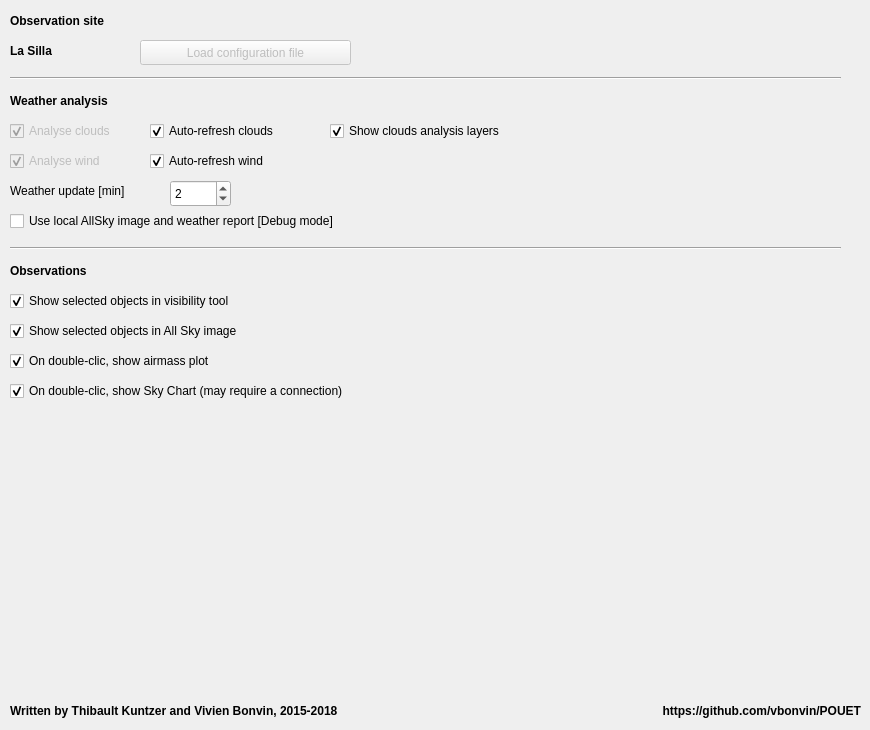
   <widget class="QWidget" name="config">
    <attribute name="title">
     <string>Configuration</string>
    </attribute>
    <widget class="QCheckBox" name="config_clouds_analyse">
     <property name="enabled">
      <bool>false</bool>
     </property>
     <property name="geometry">
      <rect>
       <x>10</x>
       <y>120</y>
       <width>131</width>
       <height>22</height>
      </rect>
     </property>
     <property name="text">
      <string>Analyse clouds</string>
     </property>
     <property name="checked">
      <bool>true</bool>
     </property>
    </widget>
    <widget class="QCheckBox" name="config_wind_analyse">
     <property name="enabled">
      <bool>false</bool>
     </property>
     <property name="geometry">
      <rect>
       <x>10</x>
       <y>150</y>
       <width>121</width>
       <height>22</height>
      </rect>
     </property>
     <property name="text">
      <string>Analyse wind</string>
     </property>
     <property name="checked">
      <bool>true</bool>
     </property>
    </widget>
    <widget class="QLabel" name="label_18">
     <property name="geometry">
      <rect>
       <x>10</x>
       <y>10</y>
       <width>201</width>
       <height>21</height>
      </rect>
     </property>
     <property name="font">
      <font>
       <weight>75</weight>
       <bold>true</bold>
      </font>
     </property>
     <property name="text">
      <string>Observation site</string>
     </property>
     <property name="alignment">
      <set>Qt::AlignLeading|Qt::AlignLeft|Qt::AlignVCenter</set>
     </property>
    </widget>
    <widget class="QToolButton" name="toolButton">
     <property name="enabled">
      <bool>false</bool>
     </property>
     <property name="geometry">
      <rect>
       <x>140</x>
       <y>40</y>
       <width>211</width>
       <height>25</height>
      </rect>
     </property>
     <property name="text">
      <string>Load configuration file</string>
     </property>
    </widget>
    <widget class="QLabel" name="label_19">
     <property name="geometry">
      <rect>
       <x>10</x>
       <y>90</y>
       <width>201</width>
       <height>21</height>
      </rect>
     </property>
     <property name="font">
      <font>
       <weight>75</weight>
       <bold>true</bold>
      </font>
     </property>
     <property name="text">
      <string>Weather analysis</string>
     </property>
     <property name="alignment">
      <set>Qt::AlignLeading|Qt::AlignLeft|Qt::AlignVCenter</set>
     </property>
    </widget>
    <widget class="QLabel" name="label_20">
     <property name="geometry">
      <rect>
       <x>10</x>
       <y>40</y>
       <width>201</width>
       <height>21</height>
      </rect>
     </property>
     <property name="font">
      <font>
       <weight>75</weight>
       <bold>true</bold>
      </font>
     </property>
     <property name="text">
      <string>La Silla</string>
     </property>
     <property name="alignment">
      <set>Qt::AlignLeading|Qt::AlignLeft|Qt::AlignVCenter</set>
     </property>
    </widget>
    <widget class="QSpinBox" name="configAutoupdateFreqValue">
     <property name="enabled">
      <bool>true</bool>
     </property>
     <property name="geometry">
      <rect>
       <x>170</x>
       <y>180</y>
       <width>61</width>
       <height>27</height>
      </rect>
     </property>
     <property name="minimum">
      <number>1</number>
     </property>
     <property name="maximum">
      <number>30</number>
     </property>
     <property name="singleStep">
      <number>1</number>
     </property>
     <property name="value">
      <number>2</number>
     </property>
    </widget>
    <widget class="QLabel" name="label_21">
     <property name="geometry">
      <rect>
       <x>10</x>
       <y>180</y>
       <width>161</width>
       <height>21</height>
      </rect>
     </property>
     <property name="font">
      <font>
       <weight>50</weight>
       <bold>false</bold>
      </font>
     </property>
     <property name="text">
      <string>Weather update [min]</string>
     </property>
     <property name="alignment">
      <set>Qt::AlignLeading|Qt::AlignLeft|Qt::AlignVCenter</set>
     </property>
    </widget>
    <widget class="Line" name="line_4">
     <property name="geometry">
      <rect>
       <x>10</x>
       <y>70</y>
       <width>831</width>
       <height>16</height>
      </rect>
     </property>
     <property name="orientation">
      <enum>Qt::Horizontal</enum>
     </property>
    </widget>
    <widget class="QCheckBox" name="configCloudsAutoRefreshValue">
     <property name="geometry">
      <rect>
       <x>150</x>
       <y>120</y>
       <width>211</width>
       <height>22</height>
      </rect>
     </property>
     <property name="text">
      <string>Auto-refresh clouds</string>
     </property>
     <property name="checked">
      <bool>true</bool>
     </property>
    </widget>
    <widget class="QCheckBox" name="configWindAutoRefreshValue">
     <property name="geometry">
      <rect>
       <x>150</x>
       <y>150</y>
       <width>211</width>
       <height>22</height>
      </rect>
     </property>
     <property name="text">
      <string>Auto-refresh wind</string>
     </property>
     <property name="checked">
      <bool>true</bool>
     </property>
    </widget>
    <widget class="Line" name="line_5">
     <property name="geometry">
      <rect>
       <x>10</x>
       <y>240</y>
       <width>831</width>
       <height>16</height>
      </rect>
     </property>
     <property name="orientation">
      <enum>Qt::Horizontal</enum>
     </property>
    </widget>
    <widget class="QLabel" name="label_22">
     <property name="geometry">
      <rect>
       <x>10</x>
       <y>260</y>
       <width>201</width>
       <height>21</height>
      </rect>
     </property>
     <property name="font">
      <font>
       <weight>75</weight>
       <bold>true</bold>
      </font>
     </property>
     <property name="text">
      <string>Observations</string>
     </property>
     <property name="alignment">
      <set>Qt::AlignLeading|Qt::AlignLeft|Qt::AlignVCenter</set>
     </property>
    </widget>
    <widget class="QCheckBox" name="configShowTargetsVisibilityValue">
     <property name="enabled">
      <bool>true</bool>
     </property>
     <property name="geometry">
      <rect>
       <x>10</x>
       <y>290</y>
       <width>411</width>
       <height>22</height>
      </rect>
     </property>
     <property name="text">
      <string>Show selected objects in visibility tool</string>
     </property>
     <property name="checked">
      <bool>true</bool>
     </property>
    </widget>
    <widget class="QCheckBox" name="configShowTargetsAllSkyValue">
     <property name="enabled">
      <bool>true</bool>
     </property>
     <property name="geometry">
      <rect>
       <x>10</x>
       <y>320</y>
       <width>411</width>
       <height>22</height>
      </rect>
     </property>
     <property name="text">
      <string>Show selected objects in All Sky image</string>
     </property>
     <property name="checked">
      <bool>true</bool>
     </property>
    </widget>
    <widget class="QLabel" name="label_25">
     <property name="geometry">
      <rect>
       <x>10</x>
       <y>700</y>
       <width>441</width>
       <height>21</height>
      </rect>
     </property>
     <property name="font">
      <font>
       <weight>75</weight>
       <bold>true</bold>
      </font>
     </property>
     <property name="text">
      <string>Written by Thibault Kuntzer and Vivien Bonvin, 2015-2018</string>
     </property>
     <property name="alignment">
      <set>Qt::AlignLeading|Qt::AlignLeft|Qt::AlignVCenter</set>
     </property>
    </widget>
    <widget class="QLabel" name="label_26">
     <property name="geometry">
      <rect>
       <x>470</x>
       <y>700</y>
       <width>391</width>
       <height>21</height>
      </rect>
     </property>
     <property name="font">
      <font>
       <weight>75</weight>
       <bold>true</bold>
      </font>
     </property>
     <property name="text">
      <string>https://github.com/vbonvin/POUET</string>
     </property>
     <property name="alignment">
      <set>Qt::AlignRight|Qt::AlignTrailing|Qt::AlignVCenter</set>
     </property>
    </widget>
    <widget class="QCheckBox" name="configDebugModeValue">
     <property name="enabled">
      <bool>true</bool>
     </property>
     <property name="geometry">
      <rect>
       <x>10</x>
       <y>210</y>
       <width>511</width>
       <height>22</height>
      </rect>
     </property>
     <property name="text">
      <string>Use local AllSky image and weather report [Debug mode]</string>
     </property>
     <property name="checked">
      <bool>false</bool>
     </property>
    </widget>
    <widget class="QCheckBox" name="configCloudsShowLayersValue">
     <property name="geometry">
      <rect>
       <x>330</x>
       <y>120</y>
       <width>221</width>
       <height>22</height>
      </rect>
     </property>
     <property name="text">
      <string>Show clouds analysis layers</string>
     </property>
     <property name="checked">
      <bool>true</bool>
     </property>
    </widget>
    <widget class="QCheckBox" name="configDoubleClicAirmassValue">
     <property name="enabled">
      <bool>true</bool>
     </property>
     <property name="geometry">
      <rect>
       <x>10</x>
       <y>350</y>
       <width>271</width>
       <height>22</height>
      </rect>
     </property>
     <property name="text">
      <string>On double-clic, show airmass plot</string>
     </property>
     <property name="checked">
      <bool>true</bool>
     </property>
    </widget>
    <widget class="QCheckBox" name="configDoubleClicSkyChartValue">
     <property name="enabled">
      <bool>true</bool>
     </property>
     <property name="geometry">
      <rect>
       <x>10</x>
       <y>380</y>
       <width>431</width>
       <height>22</height>
      </rect>
     </property>
     <property name="text">
      <string>On double-clic, show Sky Chart (may require a connection)</string>
     </property>
     <property name="checked">
      <bool>true</bool>
     </property>
    </widget>
   </widget>
